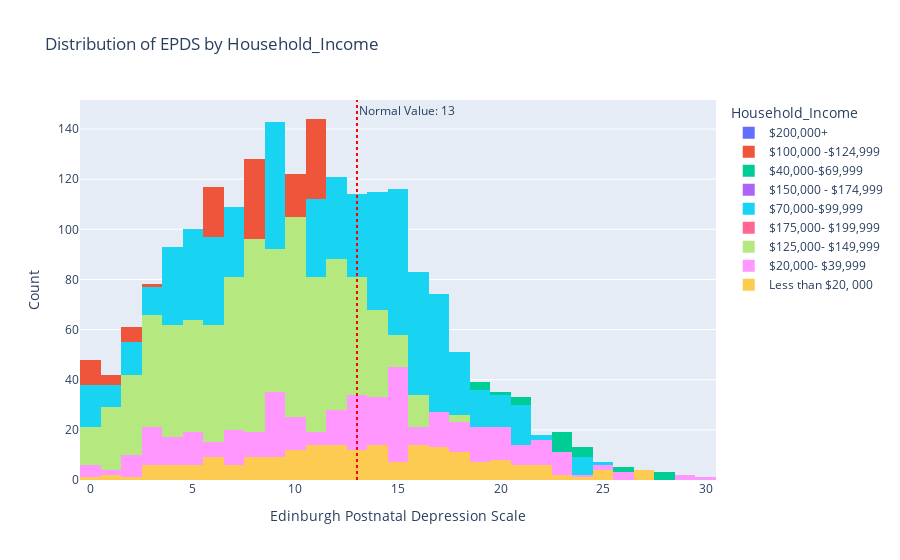

Here is the notebook cell this chart was saved with:
### Markdown cell above
### EPDS | Household Income

### Code cell
bivariate_analysis(df=df, x='EPDS', feature='Household_Income', title='Edinburgh Postnatal Depression Scale', normal_value=13)

### Figure 1 — Plotly figure (JSON) as saved in the notebook; plotly's stock layout.template omitted (floating-point values rounded to 4 significant figures; data arrays with more than 128 entries replaced by an {"elided": "..."} marker saying what was removed)
{"data": [{"alignmentgroup": "True", "bingroup": "x", "hovertemplate": "Household_Income=$200,000+<br>EPDS=%{x}<br>count=%{y}<extra></extra>", "legendgroup": "$200,000+", "marker": {"color": "#636efa", "pattern": {"shape": ""}}, "name": "$200,000+", "offsetgroup": "$200,000+", "orientation": "v", "showlegend": true, "type": "histogram", "x": {"elided": "977 int values"}, "xaxis": "x", "yaxis": "y"}, {"alignmentgroup": "True", "bingroup": "x", "hovertemplate": "Household_Income=$100,000 -$124,999<br>EPDS=%{x}<br>count=%{y}<extra></extra>", "legendgroup": "$100,000 -$124,999", "marker": {"color": "#EF553B", "pattern": {"shape": ""}}, "name": "$100,000 -$124,999", "offsetgroup": "$100,000 -$124,999", "orientation": "v", "showlegend": true, "type": "histogram", "x": {"elided": "1886 int values"}, "xaxis": "x", "yaxis": "y"}, {"alignmentgroup": "True", "bingroup": "x", "hovertemplate": "Household_Income=$40,000-$69,999<br>EPDS=%{x}<br>count=%{y}<extra></extra>", "legendgroup": "$40,000-$69,999", "marker": {"color": "#00cc96", "pattern": {"shape": ""}}, "name": "$40,000-$69,999", "offsetgroup": "$40,000-$69,999", "orientation": "v", "showlegend": true, "type": "histogram", "x": {"elided": "1348 int values"}, "xaxis": "x", "yaxis": "y"}, {"alignmentgroup": "True", "bingroup": "x", "hovertemplate": "Household_Income=$150,000 - $174,999<br>EPDS=%{x}<br>count=%{y}<extra></extra>", "legendgroup": "$150,000 - $174,999", "marker": {"color": "#ab63fa", "pattern": {"shape": ""}}, "name": "$150,000 - $174,999", "offsetgroup": "$150,000 - $174,999", "orientation": "v", "showlegend": true, "type": "histogram", "x": {"elided": "1115 int values"}, "xaxis": "x", "yaxis": "y"}, {"alignmentgroup": "True", "bingroup": "x", "hovertemplate": "Household_Income=$70,000-$99,999<br>EPDS=%{x}<br>count=%{y}<extra></extra>", "legendgroup": "$70,000-$99,999", "marker": {"color": "#19d3f3", "pattern": {"shape": ""}}, "name": "$70,000-$99,999", "offsetgroup": "$70,000-$99,999", "orientation": "v", "showlegend": true, "type": "histogram", "x": {"elided": "2006 int values"}, "xaxis": "x", "yaxis": "y"}, {"alignmentgroup": "True", "bingroup": "x", "hovertemplate": "Household_Income=$175,000- $199,999<br>EPDS=%{x}<br>count=%{y}<extra></extra>", "legendgroup": "$175,000- $199,999", "marker": {"color": "#FF6692", "pattern": {"shape": ""}}, "name": "$175,000- $199,999", "offsetgroup": "$175,000- $199,999", "orientation": "v", "showlegend": true, "type": "histogram", "x": {"elided": "641 int values"}, "xaxis": "x", "yaxis": "y"}, {"alignmentgroup": "True", "bingroup": "x", "hovertemplate": "Household_Income=$125,000- $149,999<br>EPDS=%{x}<br>count=%{y}<extra></extra>", "legendgroup": "$125,000- $149,999", "marker": {"color": "#B6E880", "pattern": {"shape": ""}}, "name": "$125,000- $149,999", "offsetgroup": "$125,000- $149,999", "orientation": "v", "showlegend": true, "type": "histogram", "x": {"elided": "1315 int values"}, "xaxis": "x", "yaxis": "y"}, {"alignmentgroup": "True", "bingroup": "x", "hovertemplate": "Household_Income=$20,000- $39,999<br>EPDS=%{x}<br>count=%{y}<extra></extra>", "legendgroup": "$20,000- $39,999", "marker": {"color": "#FF97FF", "pattern": {"shape": ""}}, "name": "$20,000- $39,999", "offsetgroup": "$20,000- $39,999", "orientation": "v", "showlegend": true, "type": "histogram", "x": {"elided": "561 int values"}, "xaxis": "x", "yaxis": "y"}, {"alignmentgroup": "True", "bingroup": "x", "hovertemplate": "Household_Income=Less than $20, 000<br>EPDS=%{x}<br>count=%{y}<extra></extra>", "legendgroup": "Less than $20, 000", "marker": {"color": "#FECB52", "pattern": {"shape": ""}}, "name": "Less than $20, 000", "offsetgroup": "Less than $20, 000", "orientation": "v", "showlegend": true, "type": "histogram", "x": {"elided": "219 int values"}, "xaxis": "x", "yaxis": "y"}], "layout": {"annotations": [{"showarrow": false, "text": "Normal Value: 13", "x": 13, "xanchor": "left", "xref": "x", "y": 1, "yanchor": "top", "yref": "y domain"}], "barmode": "overlay", "legend": {"title": {"text": "Household_Income"}, "tracegroupgap": 0}, "shapes": [{"line": {"color": "red", "dash": "dot", "width": 2}, "type": "line", "x0": 13, "x1": 13, "xref": "x", "y0": 0, "y1": 1, "yref": "y domain"}], "title": {"text": "Distribution of EPDS by Household_Income"}, "xaxis": {"anchor": "y", "domain": [0, 1], "title": {"text": "Edinburgh Postnatal Depression Scale"}}, "yaxis": {"anchor": "x", "domain": [0, 1], "title": {"text": "Count"}}}}
